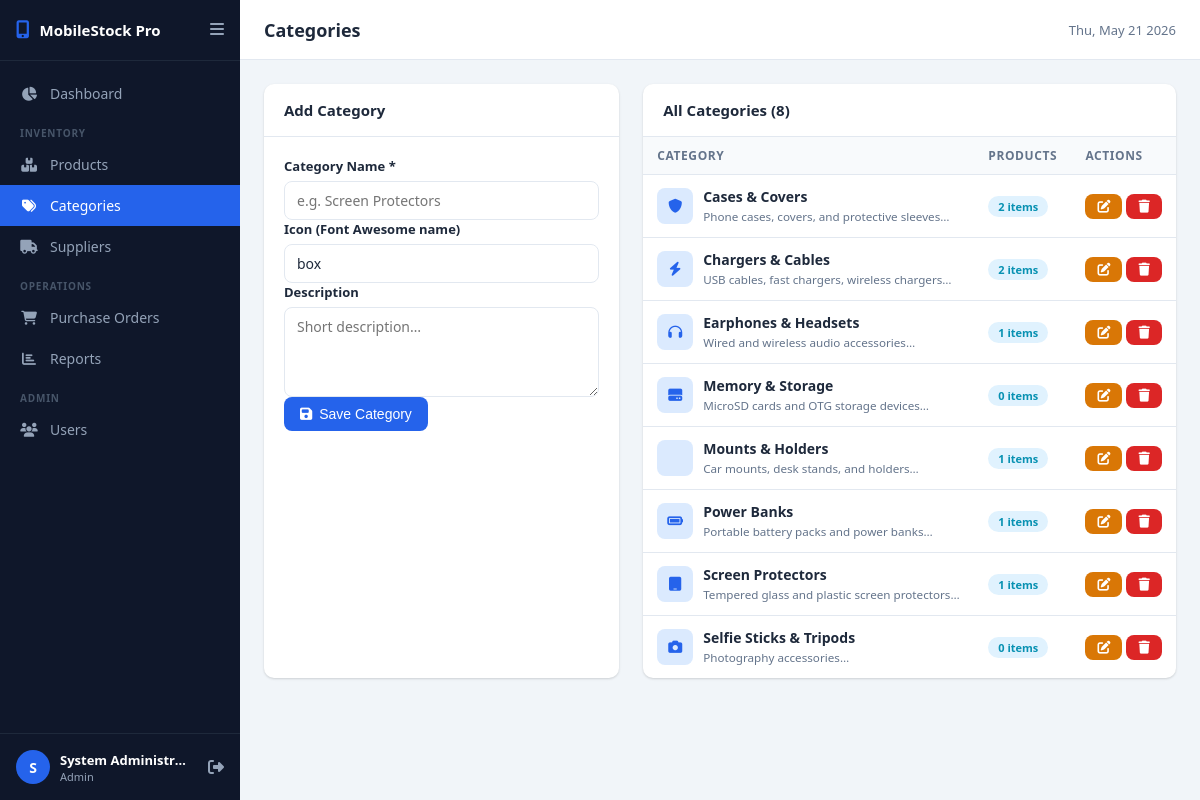
The page /modules/categories/index.php (signed in) on the database its author committed.
### tables this page shows
CREATE TABLE IF NOT EXISTS categories (
    id INT AUTO_INCREMENT PRIMARY KEY,
    name VARCHAR(100) NOT NULL,
    slug VARCHAR(100) NOT NULL UNIQUE,
    description TEXT,
    icon VARCHAR(50) DEFAULT 'box',
    is_active TINYINT(1) DEFAULT 1,
    created_at DATETIME DEFAULT CURRENT_TIMESTAMP
);

### includes/auth.php (called while the page is built, shortened)
<?php
function currentUser(): array {
    return [
        'id'       => $_SESSION['user_id'] ?? null,
        'username' => $_SESSION['username'] ?? '',
        'name'     => $_SESSION['full_name'] ?? '',
        'role'     => $_SESSION['user_role'] ?? '',
    ];
}

### includes/helpers.php (called while the page is built, shortened)
<?php
function sanitize(string $input): string {
    return htmlspecialchars(strip_tags(trim($input)), ENT_QUOTES, 'UTF-8');
}

### modules/categories/index.php (the view, shortened to what this page needs)
<?php
require_once __DIR__ . '/../../includes/auth.php';
require_once __DIR__ . '/../../includes/helpers.php';
$conn = getDBConnection();
$categories = $conn->query("
    SELECT c.*, COUNT(p.id) AS product_count
    FROM categories c
    LEFT JOIN products p ON p.category_id = c.id AND p.is_active=1
    WHERE c.is_active=1
    GROUP BY c.id
    ORDER BY c.name
");
$editCat = null;
$pageTitle = 'Categories';
$activePage = 'categories';
require_once __DIR__ . '/../../includes/header.php';
?>
<div style="display:grid; grid-template-columns:1fr 1.5fr; gap:24px">
<div class="card">
    <div class="card-header">
        <h2 class="card-title"><?= $editCat ? 'Edit Category' : 'Add Category' ?></h2>
    </div>
    <div class="card-body">
        <form method="POST">
            <div class="form-group">
                <label>Category Name *</label>
                <input type="text" name="name" value="<?= sanitize($editCat['name'] ?? '') ?>" required placeholder="e.g. Screen Protectors">
            </div>
            <div class="form-group">
                <label>Icon (Font Awesome name)</label>
                <input type="text" name="icon" value="<?= sanitize($editCat['icon'] ?? 'box') ?>" placeholder="box, shield, zap, battery…">
            </div>
            <div class="form-group">
                <label>Description</label>
                <textarea name="description" rows="3" placeholder="Short description…"><?= sanitize($editCat['description'] ?? '') ?></textarea>
            </div>
            <button type="submit" class="btn btn-primary">
                <i class="fas fa-save"></i> <?= $editCat ? 'Update' : 'Save' ?> Category
            </button>
        </form>
    </div>
</div>
<div class="card">
    <div class="card-header"><h2 class="card-title">All Categories (<?= $categories->num_rows ?>)</h2></div>
    <div class="table-responsive">
    <table>
        <thead><tr><th>Category</th><th>Products</th><th>Actions</th></tr></thead>
        <tbody>
        <?php while ($cat = $categories->fetch_assoc()): ?>
        <tr>
            <td>
                <div style="display:flex; align-items:center; gap:10px">
                    <div style="width:36px;height:36px;background:var(--primary-light);border-radius:8px;display:flex;align-items:center;justify-content:center;color:var(--primary)">
                        <i class="fas fa-<?= sanitize($cat['icon']) ?>"></i>
                    </div>
                    <div>
                        <strong><?= sanitize($cat['name']) ?></strong>
                        <?php if ($cat['description']): ?><br><small style="color:var(--text-muted)"><?= sanitize(substr($cat['description'],0,50)) ?>…</small><?php endif; ?>
                    </div>
                </div>
            </td>
            <td><span class="badge badge-info"><?= $cat['product_count'] ?> items</span></td>
            <td>
                <div style="display:flex; gap:4px">
                    <a href="?edit=<?= $cat['id'] ?>" class="btn btn-sm btn-warning"><i class="fas fa-edit"></i></a>
                    <a href="?delete=<?= $cat['id'] ?>" class="btn btn-sm btn-danger" data-confirm="Delete this category?"><i class="fas fa-trash"></i></a>
                </div>
            </td>
        </tr>
        <?php endwhile; ?>
        </tbody>
    </table>
    </div>
</div>
</div>
<?php require_once __DIR__ . '/../../includes/footer.php'; ?>

### includes/header.php (shortened to what this page needs)
<!DOCTYPE html>
<html lang="en">
<head>
    <link rel="stylesheet" href="<?= BASE_URL ?>assets/css/style.css">
    <link rel="stylesheet" href="https://cdnjs.cloudflare.com/ajax/libs/font-awesome/6.5.0/css/all.min.css">
</head>
<body>
<aside class="sidebar" id="sidebar">
    <div class="sidebar-header">
        <div class="logo">
            <i class="fas fa-mobile-alt"></i>
            <span><?= APP_NAME ?></span>
        </div>
        <button class="sidebar-toggle" id="sidebarToggle"><i class="fas fa-bars"></i></button>
    </div>
    <nav class="sidebar-nav">
        <a href="<?= BASE_URL ?>index.php" class="nav-item <?= ($activePage ?? '') === 'dashboard' ? 'active' : '' ?>">
            <i class="fas fa-chart-pie"></i><span>Dashboard</span>
        </a>
        <div class="nav-group-label">Inventory</div>
        <a href="<?= BASE_URL ?>modules/products/index.php" class="nav-item <?= ($activePage ?? '') === 'products' ? 'active' : '' ?>">
            <i class="fas fa-boxes"></i><span>Products</span>
        </a>
        <a href="<?= BASE_URL ?>modules/categories/index.php" class="nav-item <?= ($activePage ?? '') === 'categories' ? 'active' : '' ?>">
            <i class="fas fa-tags"></i><span>Categories</span>
        </a>
        <a href="<?= BASE_URL ?>modules/suppliers/index.php" class="nav-item <?= ($activePage ?? '') === 'suppliers' ? 'active' : '' ?>">
            <i class="fas fa-truck"></i><span>Suppliers</span>
        </a>
        <div class="nav-group-label">Operations</div>
        <a href="<?= BASE_URL ?>modules/orders/index.php" class="nav-item <?= ($activePage ?? '') === 'orders' ? 'active' : '' ?>">
            <i class="fas fa-shopping-cart"></i><span>Purchase Orders</span>
        </a>
        <a href="<?= BASE_URL ?>modules/reports/index.php" class="nav-item <?= ($activePage ?? '') === 'reports' ? 'active' : '' ?>">
            <i class="fas fa-chart-bar"></i><span>Reports</span>
        </a>
        <?php if (currentUser()['role'] === 'admin'): ?>
        <div class="nav-group-label">Admin</div>
        <a href="<?= BASE_URL ?>modules/users/index.php" class="nav-item <?= ($activePage ?? '') === 'users' ? 'active' : '' ?>">
            <i class="fas fa-users"></i><span>Users</span>
        </a>
        <?php endif; ?>
    </nav>
    <div class="sidebar-footer">
        <div class="user-info">
            <div class="user-avatar"><?= strtoupper(substr(currentUser()['name'], 0, 1)) ?></div>
            <div>
                <div class="user-name"><?= sanitize(currentUser()['name']) ?></div>
                <div class="user-role"><?= ucfirst(currentUser()['role']) ?></div>
            </div>
        </div>
        <a href="<?= BASE_URL ?>logout.php" class="logout-btn" title="Logout">
            <i class="fas fa-sign-out-alt"></i>
        </a>
    </div>
</aside>
<main class="main-content" id="mainContent">
    <div class="topbar">
        <h1 class="page-title"><?= $pageTitle ?? 'Dashboard' ?></h1>
        <div class="topbar-right">
            <span class="date-display"><?= date('D, M d Y') ?></span>
        </div>
    </div>
    <div class="content-body">

### includes/footer.php (shortened to what this page needs)
    </div>
</main>
</body>
</html>

### rows shown on the page
categories: name "Cases & Covers", description "Phone cases, covers, and protective sleeves", product_count "2"
categories: name "Chargers & Cables", description "USB cables, fast chargers, wireless chargers", product_count "2"
categories: name "Earphones & Headsets", description "Wired and wireless audio accessories", product_count "1"
categories: name "Memory & Storage", description "MicroSD cards and OTG storage devices", product_count "0"
categories: name "Mounts & Holders", description "Car mounts, desk stands, and holders", product_count "1"
categories: name "Power Banks", description "Portable battery packs and power banks", product_count "1"
categories: name "Screen Protectors", description "Tempered glass and plastic screen protectors", product_count "1"
categories: name "Selfie Sticks & Tripods", description "Photography accessories", product_count "0"

### other values the page prints
APP_NAME "MobileStock Pro"
substr(currentUser()['name'], 0, 1) "S"
currentUser()['name'] "System Administr…"
currentUser()['role'] "Admin"
$pageTitle "Categories"
$categories->num_rows "8"
